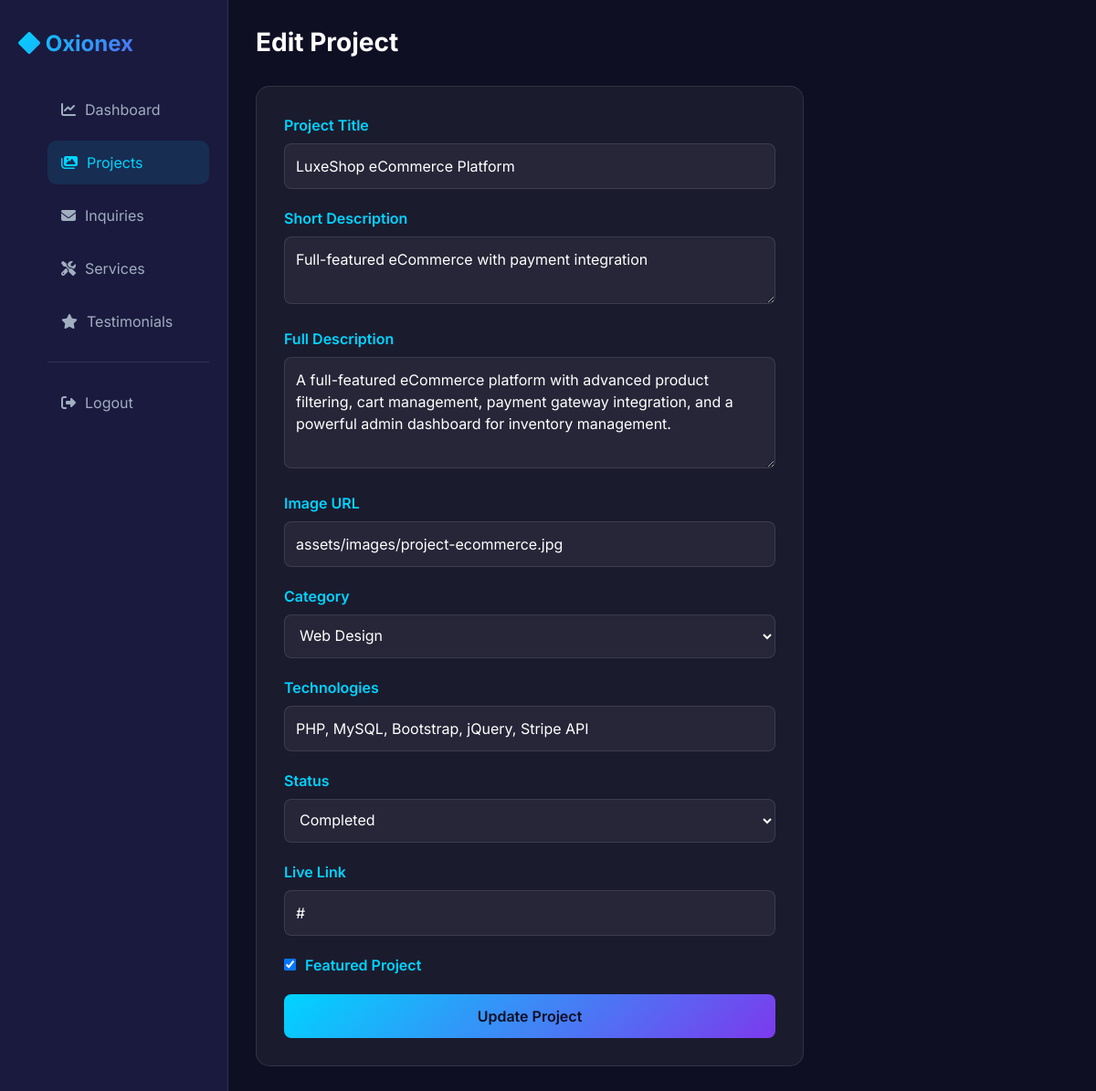
Screenshot of /admin/edit_project.php?id=1 (signed in) with the database file from the repository.
### tables this page shows
CREATE TABLE IF NOT EXISTS projects (
    id INT AUTO_INCREMENT PRIMARY KEY,
    title VARCHAR(255) NOT NULL,
    description TEXT NOT NULL,
    short_description VARCHAR(500),
    image VARCHAR(500),
    category ENUM('ecommerce','business','portfolio','custom','dashboard') NOT NULL DEFAULT 'business',
    technologies VARCHAR(500),
    status ENUM('ongoing','completed') NOT NULL DEFAULT 'completed',
    live_link VARCHAR(500),
    featured TINYINT(1) DEFAULT 0,
    sort_order INT DEFAULT 0,
    created_at TIMESTAMP DEFAULT CURRENT_TIMESTAMP
);

### admin/edit_project.php (the view, shortened to what this page needs)
<?php
require_once '../includes/db.php';
$project_id = $_GET['id'] ?? 0;
$project = null;
if (!$pdo) {
    $error = 'Database connection error.';
    $project = null;
} else {
    try {
        $stmt = $pdo->prepare("SELECT * FROM projects WHERE id = ?");
        $stmt->execute([$project_id]);
        $project = $stmt->fetch();
    } catch (PDOException $e) {
        $error = 'Error loading project.';
        error_log('Load project error: ' . $e->getMessage());
        header('Location: projects.php');
        exit;
    }
}
?>
<!DOCTYPE html>
<html lang="en">
<head>
    <link href="https://cdn.jsdelivr.net/npm/bootstrap@5.3.0/dist/css/bootstrap.min.css" rel="stylesheet">
    <link rel="stylesheet" href="https://cdnjs.cloudflare.com/ajax/libs/font-awesome/6.4.0/css/all.min.css">
</head>
<body>
    <div class="dashboard-container">
        <div class="sidebar">
            <div class="sidebar-brand"><i class="fas fa-diamond"></i> Oxionex</div>
            <ul class="sidebar-menu">
                <li><a href="dashboard.php"><i class="fas fa-chart-line"></i> Dashboard</a></li>
                <li><a href="projects.php" class="active"><i class="fas fa-images"></i> Projects</a></li>
                <li><a href="inquiries.php"><i class="fas fa-envelope"></i> Inquiries</a></li>
                <li><a href="services.php"><i class="fas fa-tools"></i> Services</a></li>
                <li><a href="testimonials.php"><i class="fas fa-star"></i> Testimonials</a></li>
                <li style="margin-top: 20px; border-top: 1px solid rgba(255, 255, 255, 0.1); padding-top: 20px;"><a href="logout.php"><i class="fas fa-sign-out-alt"></i> Logout</a></li>
            </ul>
        </div>
        <div class="main-content">
            <h1 style="margin-bottom: 30px; font-size: 28px; font-weight: 700;">Edit Project</h1>
            <form method="POST" class="form-container">
                <div class="form-group">
                    <label for="title">Project Title</label>
                    <input type="text" id="title" name="title" required value="<?php echo htmlspecialchars($project['title']); ?>">
                </div>
                <div class="form-group">
                    <label for="short_description">Short Description</label>
                    <textarea id="short_description" name="short_description" rows="2" required><?php echo htmlspecialchars($project['short_description']); ?></textarea>
                </div>
                <div class="form-group">
                    <label for="description">Full Description</label>
                    <textarea id="description" name="description" rows="4"><?php echo htmlspecialchars($project['description']); ?></textarea>
                </div>
                <div class="form-group">
                    <label for="image">Image URL</label>
                    <input type="url" id="image" name="image" value="<?php echo htmlspecialchars($project['image']); ?>">
                </div>
                <div class="form-group">
                    <label for="category">Category</label>
                    <select id="category" name="category">
                        <option value="web" <?php echo $project['category'] === 'web' ? 'selected' : ''; ?>>Web Design</option>
                    </select>
                </div>
                <div class="form-group">
                    <label for="technologies">Technologies</label>
                    <input type="text" id="technologies" name="technologies" value="<?php echo htmlspecialchars($project['technologies']); ?>">
                </div>
                <div class="form-group">
                    <label for="status">Status</label>
                    <select id="status" name="status">
                        <option value="completed" <?php echo $project['status'] === 'completed' ? 'selected' : ''; ?>>Completed</option>
                    </select>
                </div>
                <div class="form-group">
                    <label for="live_link">Live Link</label>
                    <input type="url" id="live_link" name="live_link" value="<?php echo htmlspecialchars($project['live_link']); ?>">
                </div>
                <div class="form-group">
                    <div class="checkbox-group">
                        <input type="checkbox" id="featured" name="featured" <?php echo $project['featured'] ? 'checked' : ''; ?>>
                        <label for="featured" style="margin-bottom: 0;">Featured Project</label>
                    </div>
                </div>
                <button type="submit" class="btn-submit">Update Project</button>
            </form>
        </div>
    </div>
</body>
</html>

### admin/edit_project.php (style rules this page uses)
body { font-family: 'Inter', sans-serif; background: #0f0f23; color: #fff; }
.dashboard-container { display: grid; grid-template-columns: 250px 1fr; min-height: 100vh; }
.sidebar { background: #1a1a3e; border-right: 1px solid rgba(255, 255, 255, 0.1); padding: 30px 20px; }
.sidebar-brand { font-size: 24px; font-weight: 700; background: linear-gradient(135deg, #00d4ff 0%, #7c3aed 100%); -webkit-background-clip: text; -webkit-text-fill-color: transparent; background-clip: text; margin-bottom: 30px; }
.sidebar-menu { list-style: none; }
.sidebar-menu li { margin-bottom: 10px; }
.sidebar-menu a { display: flex; align-items: center; gap: 10px; padding: 12px 15px; color: #a0aec0; text-decoration: none; border-radius: 10px; transition: all 0.3s ease; }
.sidebar-menu a:hover, .sidebar-menu a.active { background: rgba(0, 212, 255, 0.1); color: #00d4ff; }
.main-content { padding: 30px; overflow-y: auto; }
.form-container { background: rgba(255, 255, 255, 0.05); border: 1px solid rgba(255, 255, 255, 0.1); border-radius: 15px; padding: 30px; max-width: 600px; }
.form-group { margin-bottom: 20px; }
label { display: block; margin-bottom: 8px; color: #00d4ff; font-weight: 600; }
input, textarea, select { width: 100%; padding: 12px; background: rgba(255, 255, 255, 0.05); border: 1px solid rgba(255, 255, 255, 0.1); border-radius: 8px; color: #fff; font-family: 'Inter', sans-serif; }
.btn-submit { background: linear-gradient(135deg, #00d4ff 0%, #7c3aed 100%); border: none; color: #0f0f23; padding: 12px 30px; border-radius: 8px; cursor: pointer; font-weight: 600; width: 100%; }
.checkbox-group { display: flex; align-items: center; gap: 10px; }
input[type="checkbox"] { width: auto; }

### rows the page displays
projects: title "LuxeShop eCommerce Platform", short_description "Full-featured eCommerce with payment integration", description "A full-featured eCommerce platform with advanced product filtering, cart management, payment gateway integration, and a powerful admin dashboard for inventory management.", image "assets/images/project-ecommerce.jpg", technologies "PHP, MySQL, Bootstrap, jQuery, Stripe API", status "Completed", live_link "#", featured "☑"
